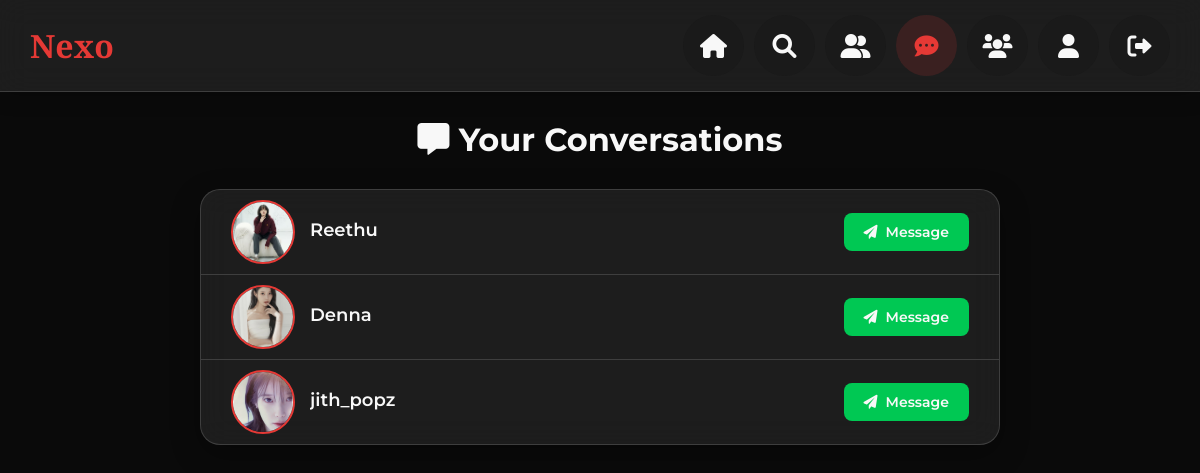
The app's page /Project/User/ChatList.php (signed in) with its own data.
### tables this page shows
CREATE TABLE `tbl_friends` (
  `friends_id` int(11) NOT NULL,
  `user_from_id` int(11) NOT NULL,
  `user_to_id` int(11) NOT NULL,
  `friends_status` int(11) NOT NULL DEFAULT 0
);

CREATE TABLE `tbl_user` (
  `user_id` int(11) NOT NULL,
  `user_name` varchar(30) NOT NULL,
  `user_bio` varchar(2500) NOT NULL,
  `user_gender` varchar(10) NOT NULL,
  `user_status` enum('active','banned') DEFAULT 'active',
  `user_dob` date NOT NULL,
  `user_contact` varchar(11) NOT NULL,
  `user_email` varchar(30) NOT NULL,
  `user_password` varchar(2000) NOT NULL,
  `place_id` int(11) NOT NULL,
  `user_photo` varchar(100) NOT NULL
);

### Project/User/ChatList.php (the view, shortened to what this page needs)
<?php
include "../Assets/Connection/Connection.php";
include("Header.php");
$uid = mysqli_real_escape_string($con, $_SESSION['uid']);
?>
<!DOCTYPE html>
<html lang="en">
<head>
    <link rel="stylesheet" href="https://cdnjs.cloudflare.com/ajax/libs/font-awesome/6.0.0-beta3/css/all.min.css">
</head>
<body>
    <div class="container">
        <h1 class="heading"><i class="fas fa-comment-alt"></i> Your Conversations</h1>
        <div class="card">
            <div class="chat-list">
                <?php
                $selQry = "SELECT f.*, u.user_name, u.user_photo, u.user_id
                           FROM tbl_friends f
                           INNER JOIN tbl_user u ON (f.user_from_id = u.user_id OR f.user_to_id = u.user_id)
                           WHERE (f.user_from_id = '$uid' OR f.user_to_id = '$uid')
                           AND u.user_id != '$uid' AND f.friends_status = 1";
                $res = $con->query($selQry);
                if ($res && $res->num_rows > 0) {
                    while ($data = $res->fetch_assoc()) {
                        ?>
                        <a href="Chat.php?id=<?php echo $data['user_id']; ?>" class="chat-item">
                            <img src="../Assets/Files/UserDocs/<?php echo htmlspecialchars($data['user_photo']); ?>"
                                 class="user-avatar"
                                 alt="<?php echo htmlspecialchars($data['user_name']); ?>">
                            <div class="user-info">
                                <div class="user-name"><?php echo htmlspecialchars($data['user_name']); ?></div>
                            </div>
                            <div class="btn-chat">
                                <i class="fas fa-paper-plane"></i> Message
                            </div>
                        </a>
                        <?php
                    }
                } else {
                    echo '<div class="empty-state">
                            <i class="fas fa-comment-slash empty-icon"></i>
                            <h3>No conversations yet</h3>
                            <p>Start chatting with your friends</p>
                          </div>';
                }
                ?>
            </div>
        </div>
    </div>
</body>
</html>

### Project/User/Header.php (style rules this page uses)
:root { --dark-bg: #0A0A0A; --card-bg: rgba(255, 255, 255, 0.08); --accent-red: #E53935; --text-light: #F8F8F8; --text-subtle: #AFAFAF; --border-color: rgba(255, 255, 255, 0.15); --hover-bg: rgba(255, 255, 255, 0.05); }
body { font-family: 'Montserrat', sans-serif; background-color: var(--dark-bg); color: var(--text-light); margin: 0; padding: 0; padding-top: 70px; }

### Project/User/ChatList.php (style rules this page uses)
:root { --dark-bg: #0A0A0A; --card-bg: rgba(255, 255, 255, 0.08); --accent-red: #E53935; --accent-green: #00c853; --text-light: #F8F8F8; --text-subtle: #AFAFAF; --border-color: rgba(255, 255, 255, 0.15); --hover-bg: rgba(255, 255, 255, 0.05); }
body { font-family: 'Montserrat', sans-serif; background-color: var(--dark-bg); color: var(--text-light); padding: 20px; min-height: 100vh; }
.container { max-width: 800px; margin: 100px auto; }
.heading { margin-bottom: 30px; text-align: center; }
.card { background-color: var(--card-bg); border: 1px solid var(--border-color); backdrop-filter: blur(15px); -webkit-backdrop-filter: blur(15px); border-radius: 20px; padding: 0; box-shadow: 0 10px 30px rgba(0, 0, 0, 0.3); overflow: hidden; }
.chat-list { display: flex; flex-direction: column; }
.chat-item { display: flex; align-items: center; padding: 10px; border-bottom: 1px solid var(--border-color); transition: background-color 0.3s ease; text-decoration: none; color: inherit; }
.chat-item:last-child { border-bottom: none; }
.user-avatar { width: 60px; height: 60px; border-radius: 50%; object-fit: cover; border: 2px solid var(--accent-red); margin-left: 20px; margin-right:15px; flex-shrink: 0; }
.user-info { flex-grow: 1; min-width: 0; }
.user-name { font-weight: 600; font-size: 18px; margin-bottom: 5px; white-space: nowrap; overflow: hidden; text-overflow: ellipsis; color: var(--text-light); }
.btn-chat { background-color: var(--accent-green); color: var(--text-light); padding: 10px 20px; border-radius: 8px; font-size: 14px; font-weight: 600; display: flex; align-items: center; gap: 8px; transition: all 0.3s ease; flex-shrink: 0; margin-right: 20px; border: none; text-decoration: none; }

### records on screen
tbl_friends: tbl_user.user_photo (picture), tbl_user.user_name "Reethu"
tbl_friends: tbl_user.user_photo (picture), tbl_user.user_name "Denna"
tbl_friends: tbl_user.user_photo (picture), tbl_user.user_name "jith_popz"
